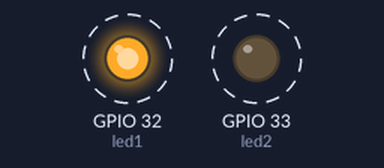
The sketch below on a simulated ESP32. On the bench: output pins drawn as LEDs (lit = HIGH). Dashed ring = blinking.

Above: at 0.5 s.
Timing chart, 0 to 4.6 s (numbered marks = the images above):
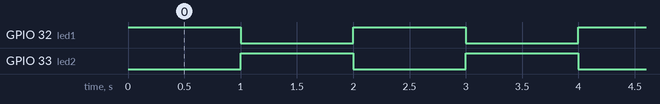

Measured:
- by itself, GPIO 32 (led1), GPIO 33 (led2): alternates HIGH for 1.0 s and LOW for 1.0 s

The sketch:

sketch.ino
```cpp
// Definir los pines de los LEDs
const int led1 = 32;
const int led2 = 33;

void setup() {
  pinMode(led1, OUTPUT);
  pinMode(led2, OUTPUT);
}

void loop() {
  // Encender el LED 1 y apagar el LED 2
  digitalWrite(led1, HIGH);
  digitalWrite(led2, LOW);
  delay(1000); // Esperar un segundo

  // Apagar el LED 1 y encender el LED 2
  digitalWrite(led1, LOW);
  digitalWrite(led2, HIGH);
  delay(1000); // Esperar un segundo
}
```
